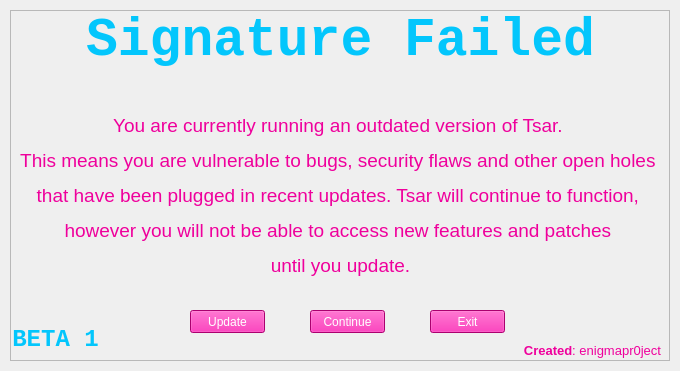
<?xml version="1.0" encoding="UTF-8"?>
<ui version="4.0">
 <class>FailedScreen2</class>
 <widget class="QMainWindow" name="FailedScreen2">
  <property name="geometry">
   <rect>
    <x>0</x>
    <y>0</y>
    <width>680</width>
    <height>371</height>
   </rect>
  </property>
  <property name="windowTitle">
   <string>Tsar Beta 1</string>
  </property>
  <property name="windowIcon">
   <iconset>
    <normaloff>iconfile.ico</normaloff>iconfile.ico</iconset>
  </property>
  <widget class="QWidget" name="centralwidget">
   <layout class="QVBoxLayout" name="verticalLayout">
    <property name="spacing">
     <number>0</number>
    </property>
    <property name="leftMargin">
     <number>10</number>
    </property>
    <property name="topMargin">
     <number>10</number>
    </property>
    <property name="rightMargin">
     <number>10</number>
    </property>
    <property name="bottomMargin">
     <number>10</number>
    </property>
    <item>
     <widget class="QFrame" name="dropShadowFrame">
      <property name="styleSheet">
       <string notr="true">QFrame {	
	background-color: rgba(255, 255, 255, .15);
}</string>
      </property>
      <property name="frameShape">
       <enum>QFrame::StyledPanel</enum>
      </property>
      <property name="frameShadow">
       <enum>QFrame::Raised</enum>
      </property>
      <widget class="QLabel" name="title">
       <property name="geometry">
        <rect>
         <x>0</x>
         <y>0</y>
         <width>661</width>
         <height>61</height>
        </rect>
       </property>
       <property name="font">
        <font>
         <family>Consolas</family>
         <pointsize>40</pointsize>
        </font>
       </property>
       <property name="styleSheet">
        <string notr="true">color: rgb(3, 198, 252);
background-color: rgba(255, 255, 255, 0); </string>
       </property>
       <property name="text">
        <string>&lt;html&gt;&lt;head/&gt;&lt;body&gt;&lt;p&gt;&lt;span style=&quot; font-weight:600;&quot;&gt;Signature Failed&lt;/span&gt;&lt;/p&gt;&lt;/body&gt;&lt;/html&gt;</string>
       </property>
       <property name="alignment">
        <set>Qt::AlignCenter</set>
       </property>
      </widget>
      <widget class="QLabel" name="subtitle">
       <property name="geometry">
        <rect>
         <x>0</x>
         <y>100</y>
         <width>661</width>
         <height>171</height>
        </rect>
       </property>
       <property name="font">
        <font>
         <family>Segoe UI</family>
         <pointsize>14</pointsize>
        </font>
       </property>
       <property name="styleSheet">
        <string notr="true">color: rgba(239, 0, 156, 255);
background-color: rgba(255, 255, 255, 0); </string>
       </property>
       <property name="text">
        <string>&lt;html&gt;&lt;head/&gt;&lt;body&gt;&lt;p&gt;You are currently running an outdated version of Tsar. &lt;/p&gt;&lt;p&gt;This means you are vulnerable to bugs, security flaws and other open holes &lt;/p&gt;&lt;p&gt;that have been plugged in recent updates. Tsar will continue to function, &lt;/p&gt;&lt;p&gt;however you will not be able to access new features and patches &lt;/p&gt;&lt;p&gt;until you update.&lt;/p&gt;&lt;/body&gt;&lt;/html&gt;</string>
       </property>
       <property name="alignment">
        <set>Qt::AlignCenter</set>
       </property>
      </widget>
      <widget class="QLabel" name="credit">
       <property name="geometry">
        <rect>
         <x>30</x>
         <y>330</y>
         <width>621</width>
         <height>21</height>
        </rect>
       </property>
       <property name="font">
        <font>
         <family>Segoe UI</family>
         <pointsize>10</pointsize>
        </font>
       </property>
       <property name="styleSheet">
        <string notr="true">color: rgba(239, 0, 156, 255);
background-color: rgba(255, 255, 255, 0); </string>
       </property>
       <property name="text">
        <string>&lt;strong&gt;Created&lt;/strong&gt;: enigmapr0ject</string>
       </property>
       <property name="alignment">
        <set>Qt::AlignRight|Qt::AlignTrailing|Qt::AlignVCenter</set>
       </property>
      </widget>
      <widget class="QPushButton" name="exitButton">
       <property name="geometry">
        <rect>
         <x>420</x>
         <y>300</y>
         <width>75</width>
         <height>23</height>
        </rect>
       </property>
       <property name="styleSheet">
        <string notr="true">color: rgba(255, 255, 255, 255);
background-color: rgba(239, 0, 156, 255);</string>
       </property>
       <property name="text">
        <string>Exit</string>
       </property>
      </widget>
      <widget class="QPushButton" name="continueButton">
       <property name="geometry">
        <rect>
         <x>300</x>
         <y>300</y>
         <width>75</width>
         <height>23</height>
        </rect>
       </property>
       <property name="styleSheet">
        <string notr="true">color: rgba(255, 255, 255, 255);
background-color: rgba(239, 0, 156, 255);</string>
       </property>
       <property name="text">
        <string>Continue</string>
       </property>
      </widget>
      <widget class="QPushButton" name="updateButton">
       <property name="geometry">
        <rect>
         <x>180</x>
         <y>300</y>
         <width>75</width>
         <height>23</height>
        </rect>
       </property>
       <property name="styleSheet">
        <string notr="true">color: rgba(255, 255, 255, 255);
background-color: rgba(239, 0, 156, 255);</string>
       </property>
       <property name="text">
        <string>Update</string>
       </property>
      </widget>
      <widget class="QLabel" name="label_title_2">
       <property name="geometry">
        <rect>
         <x>0</x>
         <y>300</y>
         <width>91</width>
         <height>61</height>
        </rect>
       </property>
       <property name="font">
        <font>
         <family>Consolas</family>
         <pointsize>40</pointsize>
        </font>
       </property>
       <property name="styleSheet">
        <string notr="true">color: rgb(3, 198, 252);
background-color: rgba(255, 255, 255, 0); </string>
       </property>
       <property name="text">
        <string>&lt;html&gt;&lt;head/&gt;&lt;body&gt;&lt;p&gt;&lt;span style=&quot; font-size:18pt; font-weight:600;&quot;&gt;BETA 1&lt;/span&gt;&lt;/p&gt;&lt;/body&gt;&lt;/html&gt;</string>
       </property>
       <property name="alignment">
        <set>Qt::AlignCenter</set>
       </property>
      </widget>
     </widget>
    </item>
   </layout>
  </widget>
 </widget>
 <resources/>
 <connections/>
</ui>
